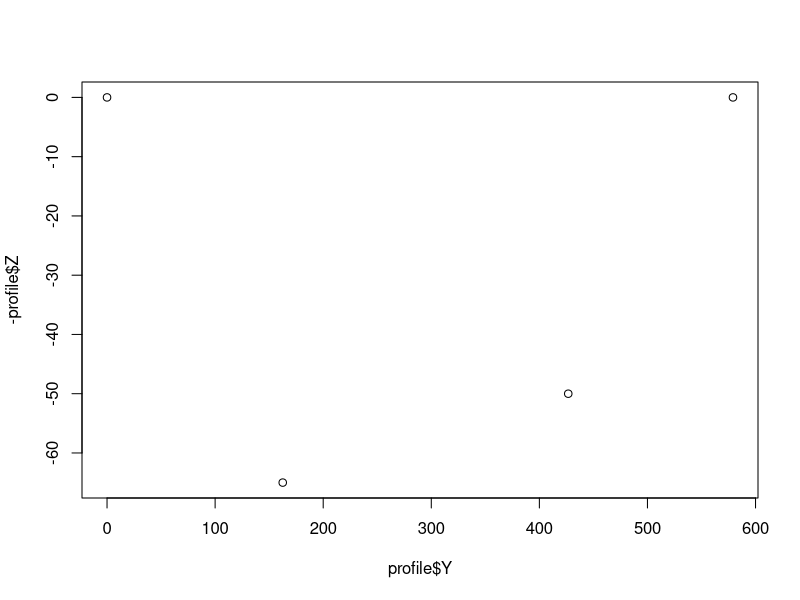
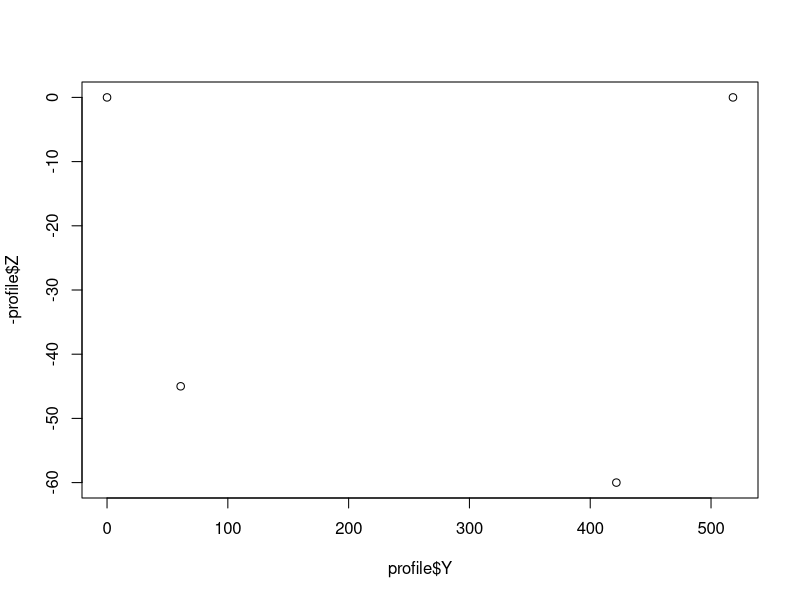
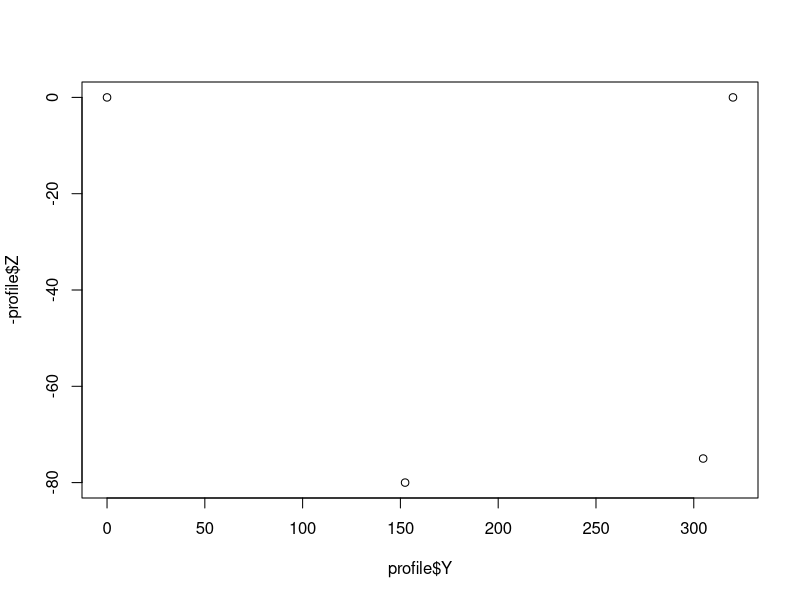
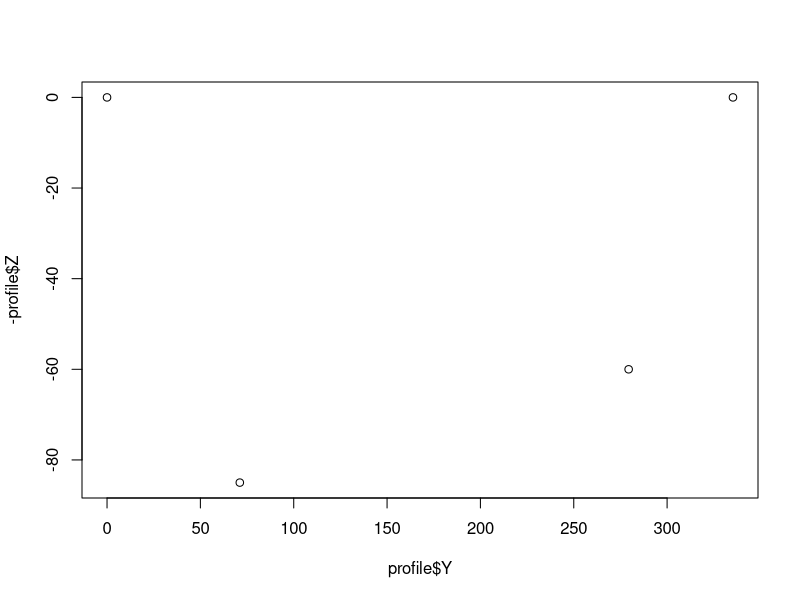
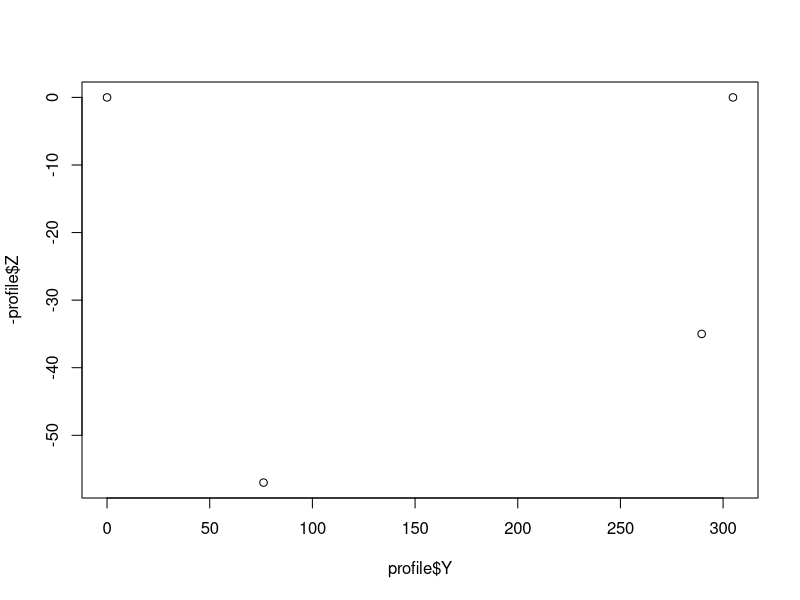
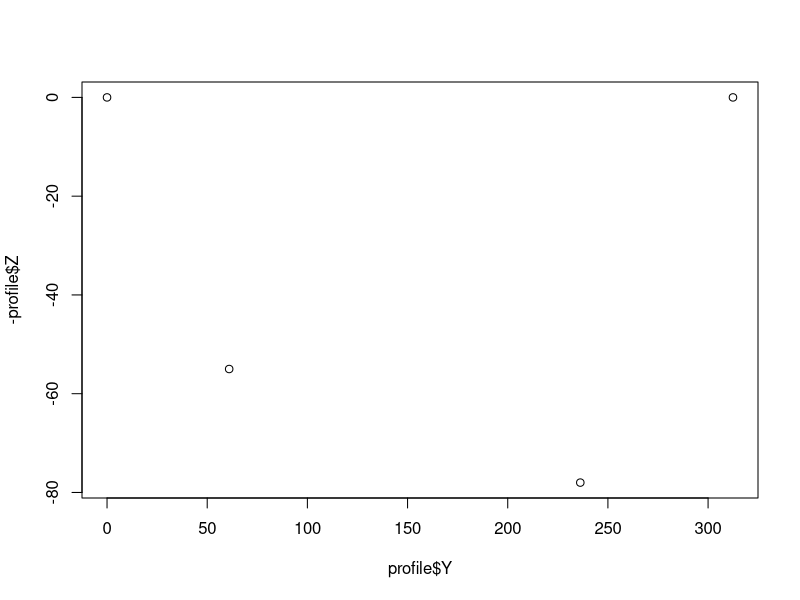
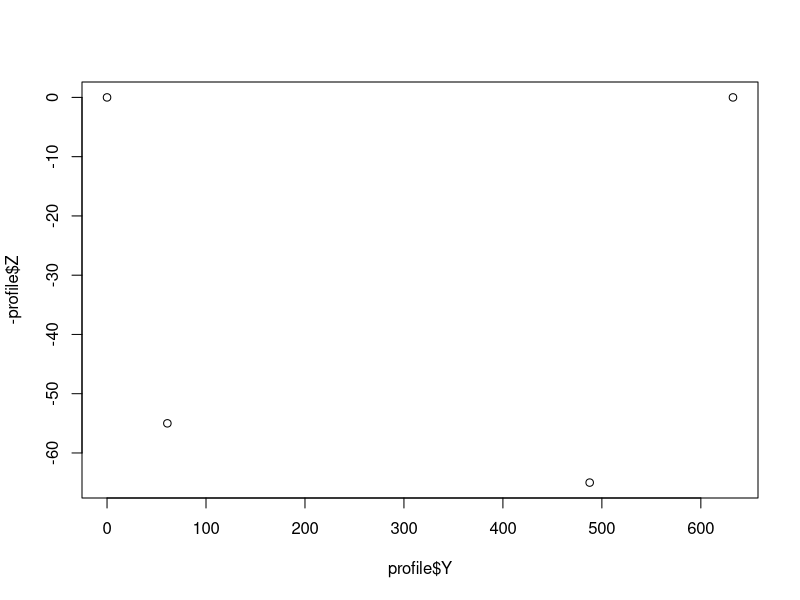
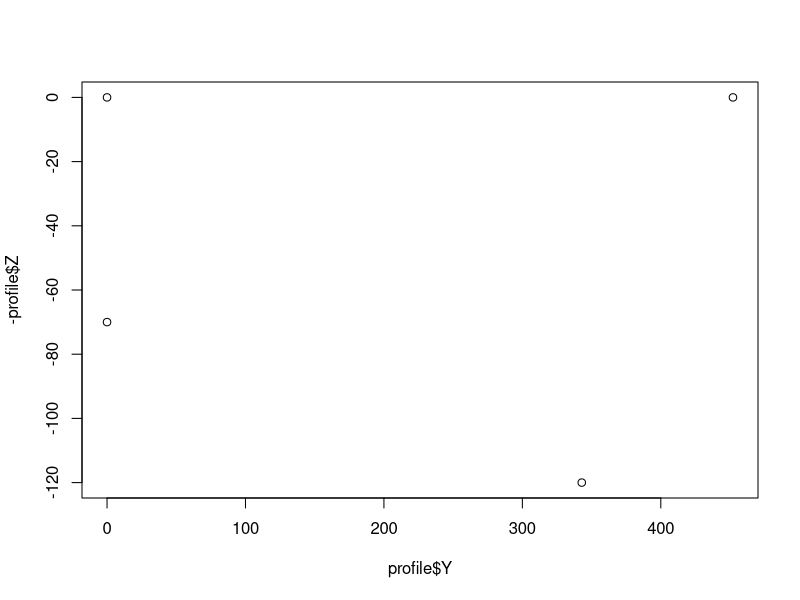

Write R code to recreate these figures, in order.
#########################
# Outfall002 coordenates
########################

library(tidyr)
library(dplyr)

data=read.csv("Data/ChannelMatlab.csv", sep=";", dec = ",", na.strings = "NaN")  # loading Outfall 002 Data
data$X=data$X*2.54
data$Y=data$Y*2.54

A <- 0
P <- 0


for (i in 1:max(data$Section)){
  
  # extract profile of interest
  profile <- data %>%
    filter(Section == i, !Position == "Mid") %>%
    select(Position, Y, Z, n)
  
  plot(profile$Y, -profile$Z)
  # Sys.sleep(2)
  
  n = mean(profile$n)
  
  # Extract vertices
  
  a <- filter(profile, Position == "Lout") %>%
    select(Y,Z)
  
  b <- filter(profile, Position == "Lin") %>%
    select(Y,Z)
  
  c <- filter(profile, Position == "Rin") %>%
    select(Y,Z)
  
  d <- filter(profile, Position == "Rout") %>%
    select(Y,Z)
  
#  e <- filter(profile, Position == "Lout") %>%
#    select(Y,Z)
  
  # Calculate area
  Base <- d$Y-a$Y
  base <- c$Y-b$Y
  h1 <- b$Z
  h2 <- c$Z
  abc <- base*h1/2
  acd <- Base*h2/2
  A[i] = abc + acd
  
  # calcular perìmetro
  
  l1 <- sqrt((a$Y-b$Y)^2+(a$Z-b$Z)^2)
  l2 <- sqrt((b$Y-c$Y)^2+(b$Z-c$Z)^2)
  l3 <- sqrt((c$Y-d$Y)^2+(c$Z-d$Z)^2)
  l4 <- sqrt((d$Y-a$Y)^2+(d$Z-a$Z)^2)
  
  P[i] <- l1+l2+l3+l4
  
  # calcular pendiente
  s = 0.02 #For now its a fixed value until we fix our data
}

R<- A/P
V <- (R^(2/3)*sqrt(s))/(n)
Q <- A*V

Section <- seq(1:max(data$Section))

flow <- data.frame(Section, A, P, R, V, Q)

data <- left_join(data, flow, by = "Section")

write.csv(data, file = "Data/Channel.csv", row.names = F)
write.csv(flow, file = "Data/Flow.csv", row.names = F)

# for(i in 1:10){
#   JC[i] <- 2*i+4
#   print(i)
# }



















